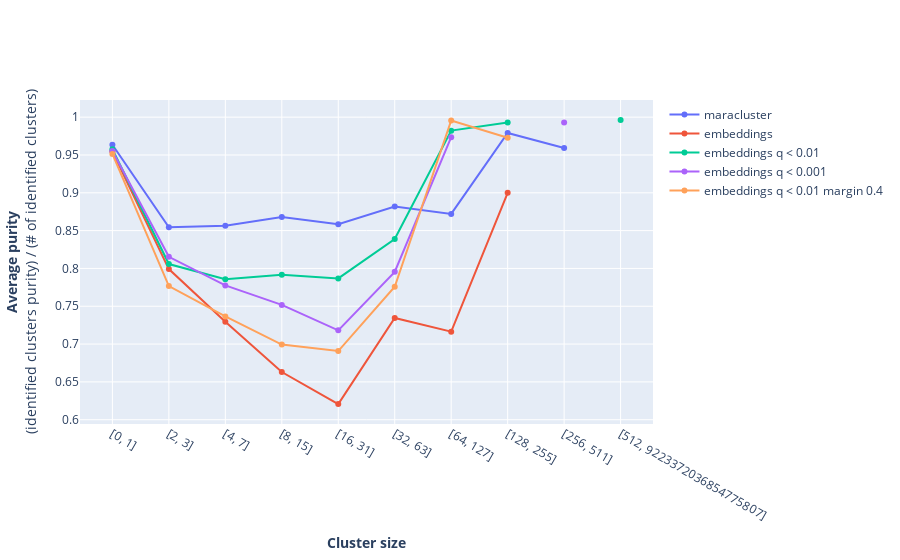

Notebook code for this chart:
### Code cell
fig = go.Figure()

fig.update_layout(yaxis_title="<b>Average purity</b><br>(identified clusters purity) / (# of identified clusters)",
                  xaxis_title="<b>Cluster size</b>")

fig.add_trace(go.Scatter(x = maraclusters_quality['size'], 
                         y = maraclusters_quality['identified clusters mean'], 
                         mode="markers+lines",
                         name="maracluster"))

fig.add_trace(go.Scatter(x = embeddings_quality['size'], 
                         y = embeddings_quality['identified clusters mean'], 
                         mode="markers+lines",
                         name="embeddings"))

fig.add_trace(go.Scatter(x = q01_quality['size'], 
                         y = q01_quality['identified clusters mean'], 
                         mode="markers+lines",
                         name="embeddings q < 0.01"))

fig.add_trace(go.Scatter(x = q001_quality['size'], 
                         y = q001_quality['identified clusters mean'], 
                         mode="markers+lines", 
                         name="embeddings q < 0.001"))

fig.add_trace(go.Scatter(x = q01_quality_04['size'], 
                         y = q01_quality_04['identified clusters mean'], 
                         mode="markers+lines",
                         name="embeddings q < 0.01 margin 0.4"))

### Figure 1 — Plotly figure (JSON) as saved in the notebook; plotly's stock layout.template omitted (floating-point values rounded to 4 significant figures)
{"data": [{"mode": "markers+lines", "name": "maracluster", "type": "scatter", "x": ["[0, 1]", "[2, 3]", "[4, 7]", "[8, 15]", "[16, 31]", "[32, 63]", "[64, 127]", "[128, 255]", "[256, 511]", "[512, 9223372036854775807]"], "y": [0.9636, 0.8544, 0.8563, 0.868, 0.8584, 0.8819, 0.8721, 0.979, 0.9592, null]}, {"mode": "markers+lines", "name": "embeddings", "type": "scatter", "x": ["[0, 1]", "[2, 3]", "[4, 7]", "[8, 15]", "[16, 31]", "[32, 63]", "[64, 127]", "[128, 255]", "[256, 511]", "[512, 9223372036854775807]"], "y": [0.9545, 0.7991, 0.7295, 0.663, 0.6207, 0.7346, 0.7164, 0.9, null, null]}, {"mode": "markers+lines", "name": "embeddings q < 0.01", "type": "scatter", "x": ["[0, 1]", "[2, 3]", "[4, 7]", "[8, 15]", "[16, 31]", "[32, 63]", "[64, 127]", "[128, 255]", "[256, 511]", "[512, 9223372036854775807]"], "y": [0.9575, 0.8058, 0.7858, 0.7917, 0.7868, 0.8388, 0.9822, 0.9928, null, 0.9963]}, {"mode": "markers+lines", "name": "embeddings q < 0.001", "type": "scatter", "x": ["[0, 1]", "[2, 3]", "[4, 7]", "[8, 15]", "[16, 31]", "[32, 63]", "[64, 127]", "[128, 255]", "[256, 511]", "[512, 9223372036854775807]"], "y": [0.9552, 0.8153, 0.7776, 0.7518, 0.7181, 0.7955, 0.9735, null, 0.9928, null]}, {"mode": "markers+lines", "name": "embeddings q < 0.01 margin 0.4", "type": "scatter", "x": ["[0, 1]", "[2, 3]", "[4, 7]", "[8, 15]", "[16, 31]", "[32, 63]", "[64, 127]", "[128, 255]", "[256, 511]", "[512, 9223372036854775807]"], "y": [0.9515, 0.7766, 0.7365, 0.6993, 0.6907, 0.7757, 0.9956, 0.9728, null, null]}], "layout": {"xaxis": {"title": {"text": "<b>Cluster size</b>"}}, "yaxis": {"title": {"text": "<b>Average purity</b><br>(identified clusters purity) / (# of identified clusters)"}}}}
